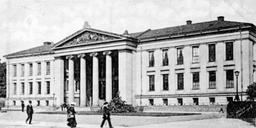
#> input picture Oblig2/uio.png, 256 x 128 px, shrunk from 496 x 248 before the run
$ python oppgave2.m.py
#> lines starting #> are read from the running program, lines starting #| are printed output that depends on the picture
import numpy as np
from numpy import cos, pi, log
import matplotlib.pyplot as plt
from imageio import imread
from numba import jit

#Parametre:
#1. Et filnavn som spesifiserer plasseringen til bildefilen som skal benyttes
#2. Ett tall q som indirekte vil bestemme kompresjonsraten = b/c
#komprimerer bildet med kvantifisering
@jit
def bildekompresjon(img, Q, q):
    N,M = img.shape
    img -= 128
    img_out = np.zeros((N,M))

    #løper gjennom bildet og deler inn i 8x8 blokker
    for a in range(0, N, 8):
        for b in range(0, M, 8):
                block = img[a : a + 8, b : b + 8]
                for u in range(8):  #går gjennom selve blokken
                    for v in range(8):
                        k = 1/4*c(u)*c(v)
                        sum = 0
                        for x in range(8): #looper igjen pikslene i blokken med hovedpiksel som (u,v)
                            for y in range(8):
                                sum += k*block[x,y]*cos(((2*x+1)*u*pi)/16)*cos(((2*y+1)*v*pi)/16) #
                        img_out[a+u, b+v] = np.round(sum / (Q[u,v]*q)) #kvantifiserer summen etter DFT av piksel (a+u, b+v)
    return img_out

#regner ut c for u og v
@jit
def c(a):
    if a == 0: return 1/np.sqrt(2)
    else: return 1

#motsatt av bildekompresjon
@jit
def rekonstruksjon(img, Q, q):
    N,M = img.shape
    img_out = np.zeros((N,M))

    for a in range(0, N, 8):
        for b in range(0, M, 8):
                block = img[a : a + 8, b : b + 8]
                block *= (q*Q)  #rekvantifisering
                for x in range(8):
                    for y in range(8):
                        sum = 0
                        for u in range(8):
                            for v in range(8):
                                k = c(u)*c(v)
                                sum += k*block[u,v]*cos(((2*x+1)*u*pi)/16)*cos(((2*y+1)*v*pi)/16) #*q*Q[u,v]
                        img_out[a+x, b+y] = np.round(1/4 * sum)

    img_out += 128  #addere med 128 siden vi subtraherte i kompresjon
    return img_out

def verifiser(img1, img2):
    verdi = img2 - img1
    return verdi

def transformer(img, q):
    Q = np.array([[16, 11, 10, 16, 24, 40, 51, 61],
            [12, 12, 14, 19, 26, 58, 60, 55],
            [14, 13, 16, 24, 40, 57, 69, 56],
            [14, 17, 22, 29, 51, 87, 80, 62],
            [18, 22, 37, 56, 68, 109, 103, 77],
            [24, 35, 55, 64, 81, 104, 113, 92],
            [49, 64, 78, 87, 103, 121, 120, 101],
            [72, 92, 95, 98, 112, 100, 103, 99]])
    kompr = bildekompresjon(img, Q, q)
    res = rekonstruksjon(kompr, Q, q)
    return res

def lagSannsynlighetsmodell(img):
    N,M = img.shape
    dict = {}
    for x in range(N):
        for y in range(M):
            key = img[x,y]
            if key in dict:
                dict[key] +=1
            else:
                dict[key] = 0
    return dict

def entropi(img):
    N,M = img.shape
    dict = lagSannsynlighetsmodell(img)

    H = 0
    c = 0
    for n in dict.values():
        p = n /(N*M)
        H += p*log(p)
        b = np.round(np.log2(1/p))
        c += b*p

    return H, c

def kodingsredundans():
    pass

def kompresjonsrate(ukomprimg, komprimg):
    pass

if __name__ == '__main__':
    filename = 'uio.png'
    img = imread(filename, as_gray=True)
#> img is the input picture: shape (128, 256) float32; min 0, max 255, mean 175.4
    N, M = img.shape
#> N = 128; M = 256

    plt.subplot(2,3,1)
    plt.title("Original bilde")
    plt.imshow(img, cmap='gray')

    q = 0.1
    res1 = transformer(img, q)
#> in transformer, `kompr = bildekompresjon(img, Q, q)`:
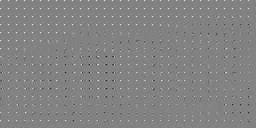
#> kompr: shape (128, 256) float64; min -635, max 610, mean 3.7; drawn with min black and max white
    plt.subplot(2,3,2)
    plt.title("q = " + str(q))
    plt.imshow(res1, cmap='gray')

    q = 0.5
    res = transformer(img, q)
#> call 2 of transformer, with q = 0.5
#> in transformer (call 2), `kompr = bildekompresjon(img, Q, q)`:
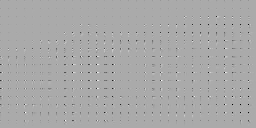
#> kompr: shape (128, 256) float64; min -232, max 115, mean -1.3; drawn with min black and max white
#> in transformer (call 2), `res = rekonstruksjon(kompr, Q, q)`:
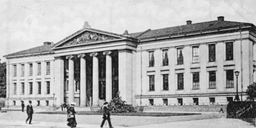
#> res: shape (128, 256) float64; min -152, max 141, mean 47.4; drawn with min black and max white
#> in transformer (call 2), `res = rekonstruksjon(kompr, Q, q)`:
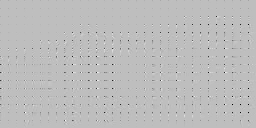
#> kompr: shape (128, 256) float64; min -1856, max 632.5, mean -10.1; drawn with min black and max white
    plt.subplot(2,3,3)
    plt.title("q = " + str(q))
    plt.imshow(res, cmap='gray')

    q = 2
    res2 = transformer(img, q)
#> call 3 of transformer, with q = 2
#> in transformer (call 3), `res = rekonstruksjon(kompr, Q, q)`:
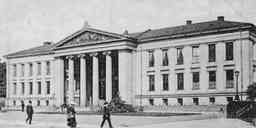
#> res: shape (128, 256) float64; min -289, max 32, mean -80.5; drawn with min black and max white
#> in transformer (call 3), `res = rekonstruksjon(kompr, Q, q)`:
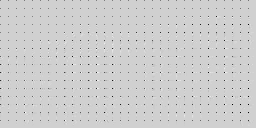
#> kompr: shape (128, 256) float64; min -2880, max 638, mean -26; drawn with min black and max white
    plt.subplot(2,3,4)
    plt.title("q = " + str(q))
    plt.imshow(res2, cmap='gray')

    q = 8
    res = transformer(img, q)
#> (the run stopped early here; a loop or call above may not have finished)
